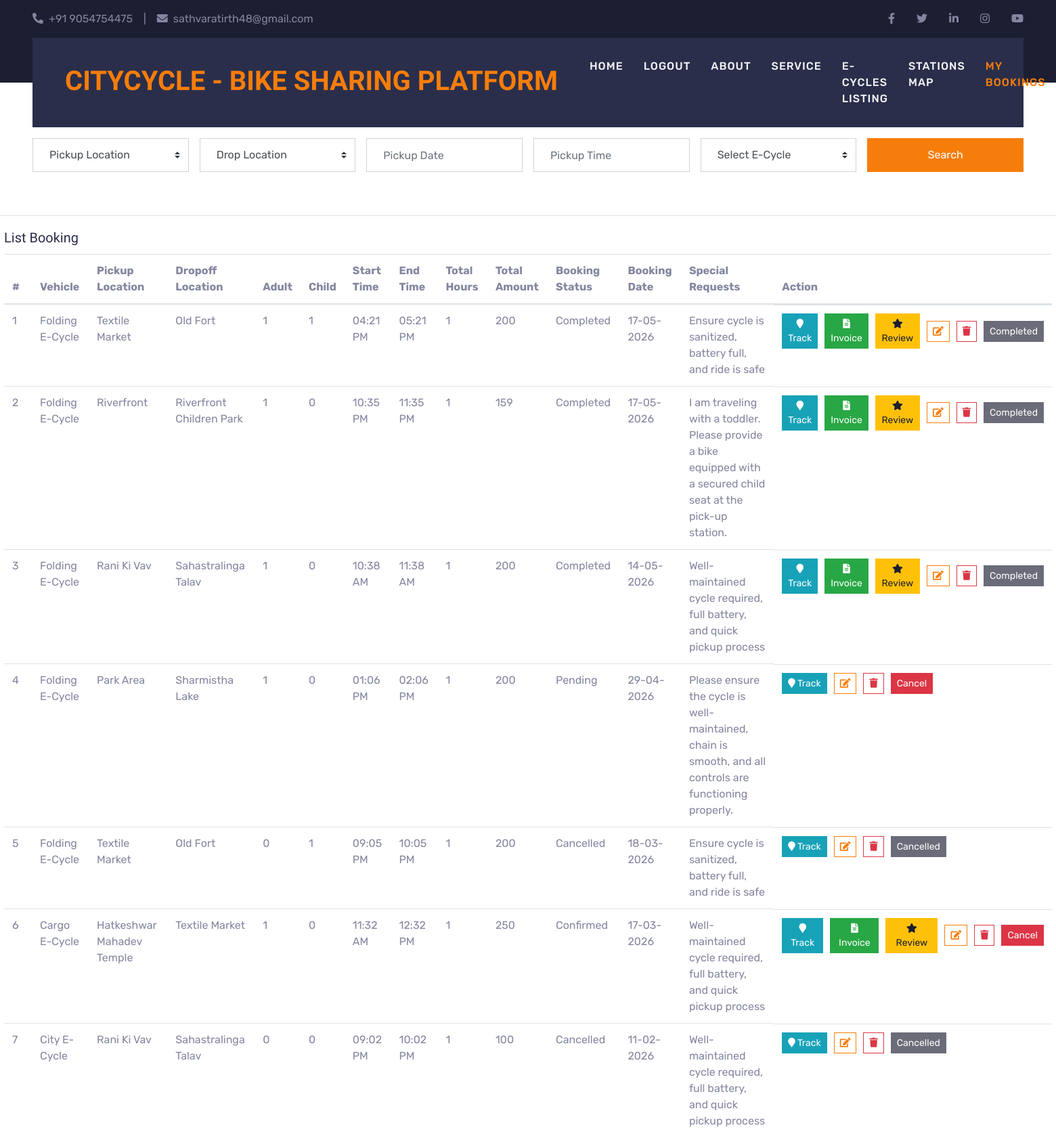
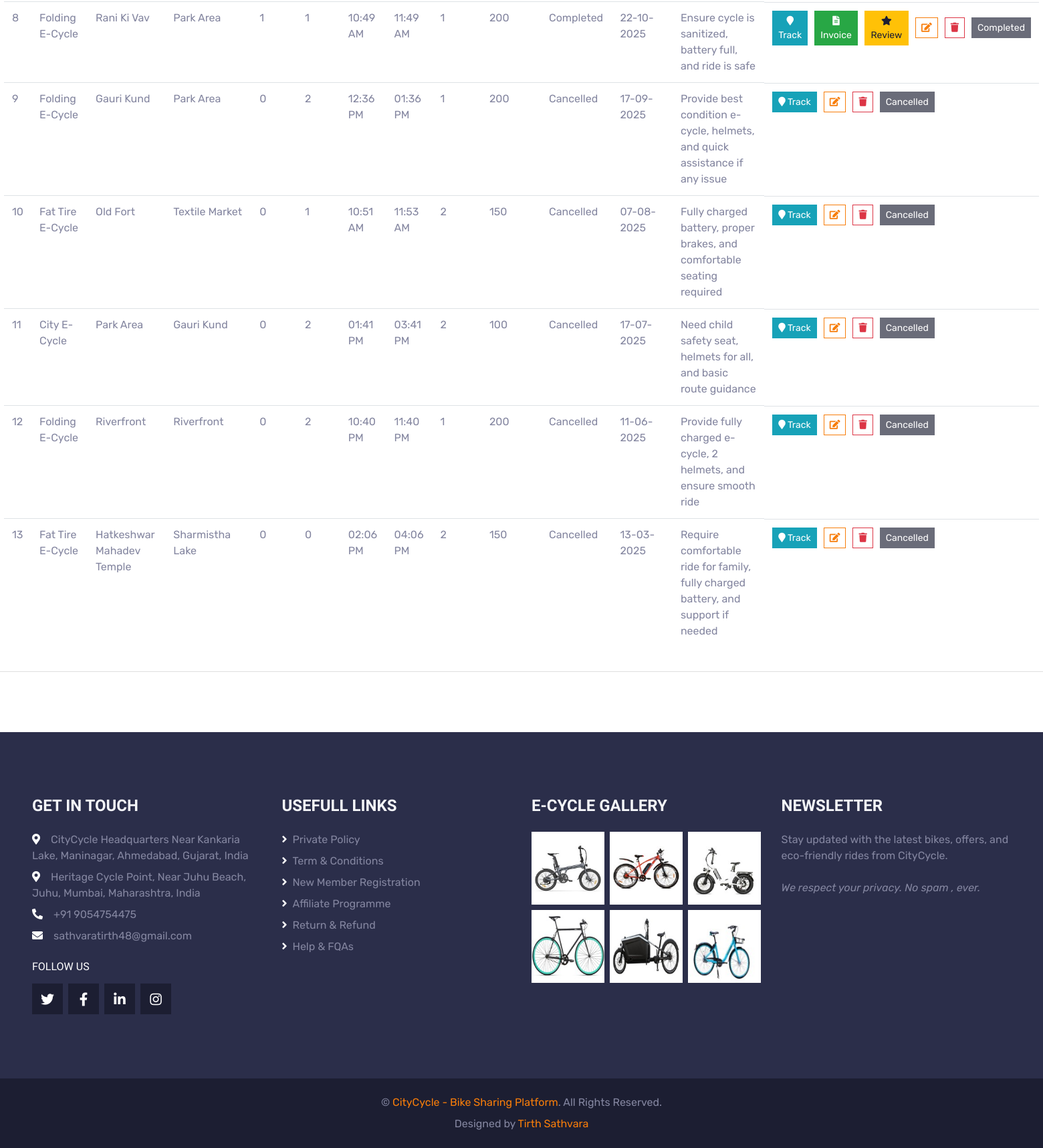
/user/bookings/ (signed in), run on the app's committed database (2 pictures, top to bottom).
### app_modules/userapp/models.py (models this page shows, shortened)
class Booking(models.Model):
    user = models.ForeignKey(settings.AUTH_USER_MODEL, on_delete=models.CASCADE)
    BOOKING_STATUS_CHOICES = [
        ('Pending',   'Pending'),
        ('Confirmed', 'Confirmed'),
        ('Ongoing',   'Ongoing'),
        ('Completed', 'Completed'),
        ('Cancelled', 'Cancelled'),
    ]
    CANCEL_REASON_CHOICES = [
        ('change_of_plans',     'Change of Plans'),
        ('wrong_booking',       'Booked by Mistake'),
        ('driver_not_assigned', 'Driver Not Assigned'),
        ('long_wait',           'Wait Time Too Long'),
        ('emergency',           'Personal Emergency'),
        ('other',               'Other'),
    ]
    REFUND_STATUS_CHOICES = [
        ('None',      'None'),
        ('Pending',   'Pending'),
        ('Processed', 'Processed'),
    ]
    vehicle          = models.ForeignKey('adminapp.Vehicle', on_delete=models.CASCADE)
    pickup_location  = models.CharField(max_length=255)
    dropoff_location = models.CharField(max_length=255)
    adult            = models.IntegerField()
    child            = models.IntegerField()
    start_time       = models.TimeField()
    end_time         = models.TimeField()
    total_hours      = models.IntegerField()
    total_amount     = models.IntegerField()
    booking_status   = models.CharField(max_length=255, choices=BOOKING_STATUS_CHOICES, default='Pending')
    booking_date     = models.DateField()
    special_requests = models.TextField(blank=True, null=True)
    payment_status   = models.CharField(
        max_length=20,
        choices=[('Unpaid', 'Unpaid'), ('Paid', 'Paid')],
        default='Unpaid'
    )
    confirmed_at = models.DateTimeField(null=True, blank=True)
    def auto_update_status(self):
        if self.booking_status in ['Cancelled', 'Completed']:
            return False  # Kuch mat karo
        if not self.confirmed_at:
            return False  # Confirmed time nahi hai
    cancel_reason       = models.CharField(max_length=50,  choices=CANCEL_REASON_CHOICES, blank=True, null=True)
    cancel_reason_other = models.TextField(blank=True, null=True)
    cancelled_at        = models.DateTimeField(blank=True, null=True)
    refund_amount       = models.IntegerField(default=0)
    refund_status       = models.CharField(max_length=20,  choices=REFUND_STATUS_CHOICES, default='None')
    @property
    def has_feedback(self):
        return hasattr(self, 'feedback')

### app_modules/adminapp/models.py (models this page shows, shortened)
class Vehicle(models.Model):
    vehicle_name = models.CharField(max_length=255)
    vehicle_type = models.ForeignKey(Vehicle_type, on_delete=models.CASCADE)
    category = models.ForeignKey(Category, on_delete=models.CASCADE)
    city = models.ForeignKey(City, on_delete=models.CASCADE)
    price_per_hour =models.IntegerField()
    description = models.TextField()
    is_available = models.CharField(max_length=255)
    created_at = models.DateField()
    vehicle_img = models.ImageField(upload_to='vehicle_image/',null=True,blank=True)

### app_modules/userapp/views.py (the view)
# urls.py: path('user/bookings/', views.list_Booking_user, name='list_Booking_user'),
@login_required
def list_Booking_user(request):
    bookings = models.Booking.objects.filter(
        user=request.user
    ).order_by('-booking_date')
    for booking in bookings:
        booking.auto_update_status()
    booking = models.Booking.objects.filter(
        user=request.user
    ).order_by('-booking_date')
    return render(request, 'userapp/list_Booking_user.html', {'booking': booking})

### templates/userapp/list_Booking_user.html (shortened to what this page needs)
{% extends 'userapp/master.html' %}
{% load static %}
{% block content %}
<div class="nxl-content">
    <section class="section mt-5 mx-auto">
        <div class="row">
            <div class="col-lg-14 mx-auto">
                <div class="card">
                    <div class="card-body">
                        <h5 class="card-title">List Booking</h5>
                        <table class="table">
                            <thead>
                                <tr>
                                    <th>#</th>
                                    <th>Vehicle</th>
                                    <th>Pickup Location</th>
                                    <th>Dropoff Location</th>
                                    <th>Adult</th>
                                    <th>Child</th>
                                    <th>Start Time</th>
                                    <th>End Time</th>
                                    <th>Total Hours</th>
                                    <th>Total Amount</th>
                                    <th>Booking Status</th>
                                    <th>Booking Date</th>
                                    <th>Special Requests</th>
                                    <th>Action</th>
                                </tr>
                            </thead>
                            <tbody>
                                {% for i in booking %}
                                <tr>
                                    <td>{{ forloop.counter }}</td>
                                    <td>{{ i.vehicle.vehicle_name }}</td>
                                    <td>{{ i.pickup_location }}</td>
                                    <td>{{ i.dropoff_location }}</td>
                                    <td>{{ i.adult }}</td>
                                    <td>{{ i.child }}</td>
                                    <td>{{ i.start_time|time:"h:i A" }}</td>
                                    <td>{{ i.end_time|time:"h:i A" }}</td>
                                    <td>{{ i.total_hours }}</td>
                                    <td>{{ i.total_amount }}</td>
                                    <td>{{ i.booking_status }}</td>
                                    <td>{{ i.booking_date|date:"d-m-Y" }}</td>
                                    <td>{{ i.special_requests }}</td>
                                    <td class="d-flex gap-3 align-items-center" style="gap: 10px;">
                                        <a href="{% url 'tracking_page' i.id %}">
                                            <button class="btn btn-sm btn-info text-white">
                                                <i class="fa fa-map-marker"></i> Track
                                            </button>
                                        </a>
                                        {% if i.payment_status == 'Paid' %}
                                        <a href="{% url 'booking_invoice' i.id %}">
                                            <button class="btn btn-sm btn-success">
                                                <i class="fa fa-file-text"></i> Invoice
                                            </button>
                                        </a>
                                        {% if not i.has_feedback %}
                                        <a href="{% url 'submit_feedback' i.id %}">
                                            <button class="btn btn-sm btn-warning text-dark">
                                                <i class="fa fa-star"></i> Review
                                            </button>
                                        </a>
                                        {% endif %}
                                        {% endif %}
                                        <a href="{% url 'update_Booking' i.id %}?next={% url 'list_Booking_user' %}">
                                            <button type="button" class="btn btn-sm btn-outline-primary">
                                                <i class="fa fa-edit"></i>
                                            </button>
                                        </a>
                                        <a href="{% url 'delete_booking' i.id %}"
                                            onclick="return confirm('Are you sure you want to delete this Booking?')">
                                            <button type="button" class="btn btn-sm btn-outline-danger">
                                                <i class="fa fa-trash"></i>
                                            </button>
                                        </a>
                                        {% if i.booking_status == 'Pending' or i.booking_status == 'Confirmed' %}
                                        <a href="{% url 'cancel_booking' i.id %}">
                                            <button class="btn btn-sm btn-danger">
                                                 Cancel
                                            </button>
                                        </a>
                                        {% elif i.booking_status != 'Confirmed' %}
                                        <button class="btn btn-sm btn-dark" disabled>
                                            {{ i.booking_status }}
                                        </button>
                                        {% endif %}
                                    </td>
                                </tr>
                                {% endfor %}
                            </tbody>
                        </table>
                    </div>
                </div>
            </div>
        </div>
    </section>
</div>
{% endblock %}

### static/userapp/css/style.css (style rules this page uses)
:root { --primary: #F77D0A; --secondary: #2B2E4A; --light: #F4F5F8; --dark: #1C1E32; }
h5, h6, .font-weight-medium { font-weight: 500 !important; }

### data on the page
Booking: vehicle.vehicle_name "Folding E-Cycle", pickup_location "Textile Market", dropoff_location "Old Fort", adult "1", child "1", start_time "04:21 PM", end_time "05:21 PM", total_hours "1", total_amount "200", booking_status "Completed", booking_date "17-05-2026", special_requests "Ensure cycle is sanitized, battery full, and ride is safe", payment_status "Paid" (drawn)
Booking: vehicle.vehicle_name "Folding E-Cycle", pickup_location "Riverfront", dropoff_location "Riverfront Children Park", adult "1", child "0", start_time "10:35 PM", end_time "11:35 PM", total_hours "1", total_amount "159", booking_status "Completed", booking_date "17-05-2026", special_requests "I am traveling with a toddler. Please provide a bike equipped with a secured child seat at the pick-up station.", payment_status "Paid" (drawn)
Booking: vehicle.vehicle_name "Folding E-Cycle", pickup_location "Rani Ki Vav", dropoff_location "Sahastralinga Talav", adult "1", child "0", start_time "10:38 AM", end_time "11:38 AM", total_hours "1", total_amount "200", booking_status "Completed", booking_date "14-05-2026", special_requests "Well-maintained cycle required, full battery, and quick pickup process", payment_status "Paid" (drawn)
Booking: vehicle.vehicle_name "Folding E-Cycle", pickup_location "Park Area", dropoff_location "Sharmistha Lake", adult "1", child "0", start_time "01:06 PM", end_time "02:06 PM", total_hours "1", total_amount "200", booking_status "Pending", booking_date "29-04-2026", special_requests "Please ensure the cycle is well-maintained, chain is smooth, and all controls are functioning properly.", shows "Cancel"
Booking: vehicle.vehicle_name "Folding E-Cycle", pickup_location "Textile Market", dropoff_location "Old Fort", adult "0", child "1", start_time "09:05 PM", end_time "10:05 PM", total_hours "1", total_amount "200", booking_status "Cancelled", booking_date "18-03-2026", special_requests "Ensure cycle is sanitized, battery full, and ride is safe"
Booking: vehicle.vehicle_name "Cargo E-Cycle", pickup_location "Hatkeshwar Mahadev Temple", dropoff_location "Textile Market", adult "1", child "0", start_time "11:32 AM", end_time "12:32 PM", total_hours "1", total_amount "250", booking_status "Confirmed", booking_date "17-03-2026", special_requests "Well-maintained cycle required, full battery, and quick pickup process", payment_status "Paid" (drawn), shows "Cancel"
Booking: vehicle.vehicle_name "City E-Cycle", pickup_location "Rani Ki Vav", dropoff_location "Sahastralinga Talav", adult "0", child "0", start_time "09:02 PM", end_time "10:02 PM", total_hours "1", total_amount "100", booking_status "Cancelled", booking_date "11-02-2026", special_requests "Well-maintained cycle required, full battery, and quick pickup process"
Booking: vehicle.vehicle_name "Folding E-Cycle", pickup_location "Rani Ki Vav", dropoff_location "Park Area", adult "1", child "1", start_time "10:49 AM", end_time "11:49 AM", total_hours "1", total_amount "200", booking_status "Completed", booking_date "22-10-2025", special_requests "Ensure cycle is sanitized, battery full, and ride is safe", payment_status "Paid" (drawn)
Booking: vehicle.vehicle_name "Folding E-Cycle", pickup_location "Gauri Kund", dropoff_location "Park Area", adult "0", child "2", start_time "12:36 PM", end_time "01:36 PM", total_hours "1", total_amount "200", booking_status "Cancelled", booking_date "17-09-2025", special_requests "Provide best condition e-cycle, helmets, and quick assistance if any issue"
Booking: vehicle.vehicle_name "Fat Tire E-Cycle", pickup_location "Old Fort", dropoff_location "Textile Market", adult "0", child "1", start_time "10:51 AM", end_time "11:53 AM", total_hours "2", total_amount "150", booking_status "Cancelled", booking_date "07-08-2025", special_requests "Fully charged battery, proper brakes, and comfortable seating required"
Booking: vehicle.vehicle_name "City E-Cycle", pickup_location "Park Area", dropoff_location "Gauri Kund", adult "0", child "2", start_time "01:41 PM", end_time "03:41 PM", total_hours "2", total_amount "100", booking_status "Cancelled", booking_date "17-07-2025", special_requests "Need child safety seat, helmets for all, and basic route guidance"
Booking: vehicle.vehicle_name "Folding E-Cycle", pickup_location "Riverfront", dropoff_location "Riverfront", adult "0", child "2", start_time "10:40 PM", end_time "11:40 PM", total_hours "1", total_amount "200", booking_status "Cancelled", booking_date "11-06-2025", special_requests "Provide fully charged e-cycle, 2 helmets, and ensure smooth ride"
Booking: vehicle.vehicle_name "Fat Tire E-Cycle", pickup_location "Hatkeshwar Mahadev Temple", dropoff_location "Sharmistha Lake", adult "0", child "0", start_time "02:06 PM", end_time "04:06 PM", total_hours "2", total_amount "150", booking_status "Cancelled", booking_date "13-03-2025", special_requests "Require comfortable ride for family, fully charged battery, and support if needed"
